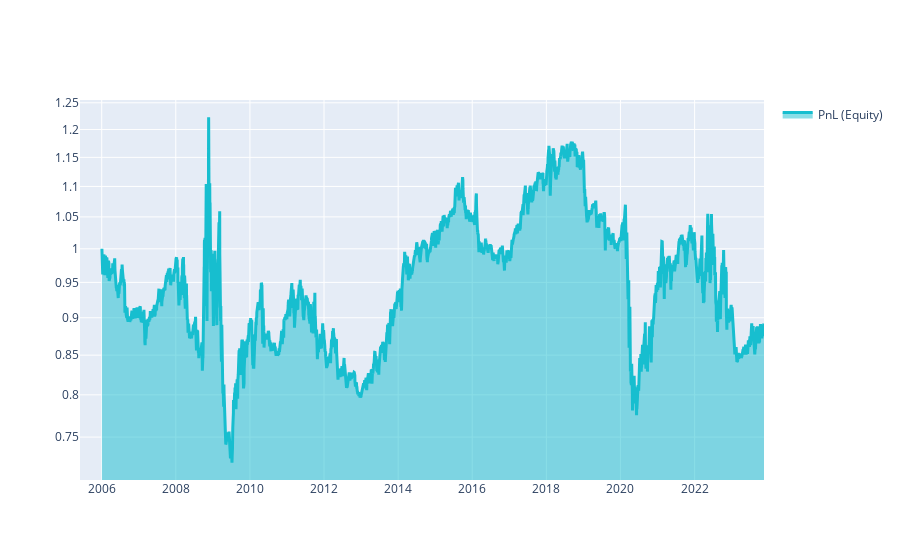

Notebook source saved alongside this figure:
### Code cell
import xarray as xr

import qnt.ta as qnta
import qnt.data as qndata
import qnt.output as qnout
import qnt.stats as qnstats

data = qndata.stocks.load_ndx_data(min_date="2005-06-01")

close     = data.sel(field="close")
sma_slow  = qnta.sma(close, 200)
sma_fast  = qnta.sma(close, 20)
weights   = xr.where(sma_slow < sma_fast, 1, -1)

is_liquid = data.sel(field="is_liquid")
weights   = weights * is_liquid
weights = qnout.clean(weights, data, "stocks_nasdaq100")

stats = qnstats.calc_stat(data, weights.sel(time=slice("2006-01-01", None)))
display(stats.to_pandas().tail())

performance = stats.to_pandas()["equity"]
import qnt.graph as qngraph

qngraph.make_plot_filled(performance.index, performance, name="PnL (Equity)", type="log")

weights = weights.sel(time=slice("2006-01-01",None))

qnout.check(weights, data, "stocks_nasdaq100")
qnout.write(weights)

### Figure 1 — Plotly figure (JSON) as saved in the notebook; plotly's stock layout.template omitted (floating-point values rounded to 4 significant figures; data arrays with more than 128 entries replaced by an {"elided": "..."} marker saying what was removed)
{"data": [{"fill": "tonexty", "line": {"color": "#17BECF", "width": 3}, "name": "PnL (Equity)", "type": "scatter", "x": {"elided": "4650 str values"}, "y": {"elided": "4650 float values"}}], "layout": {"showlegend": true, "yaxis": {"range": [-0.1534, 0.09877], "type": "log"}}}
